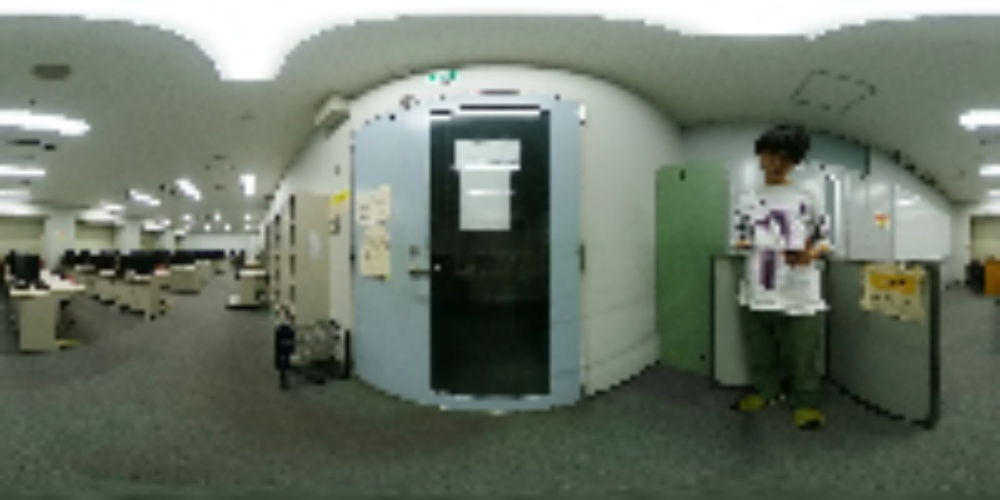
#> input picture sample_equirectangular.jpg, 1000 x 500 px, shrunk from 1920 x 960 before the run
$ python main.py --input sample_equirectangular.jpg --output out.png
#> lines starting #> are read from the running program, lines starting #| are printed output that depends on the picture
import cv2
import numpy as np


def get_rotation_rodrigues(n: np.ndarray, theta: float) -> np.ndarray:
    """
    与えられた単位ベクトルnと角度thetaに基づいて、ロドリゲスの回転公式を使用して回転行列を計算する。
    引数:
        n: 単位ベクトル (numpy.ndarray, shape=(3,))
        theta: 回転角度 [ラジアン]
    戻り値:
        R: 3x3 の回転行列 (numpy.ndarray)
    """
    assert n.shape == (3,), "n must be a 3D vector"

    cos_theta = np.cos(theta)
    sin_theta = np.sin(theta)
    a = 1 - cos_theta
    R = np.array(
        [
            [
                n[0] * n[0] * a + cos_theta,
                n[0] * n[1] * a - n[2] * sin_theta,
                n[0] * n[2] * a + n[1] * sin_theta,
            ],
            [
                n[0] * n[1] * a + n[2] * sin_theta,
                n[1] * n[1] * a + cos_theta,
                n[1] * n[2] * a - n[0] * sin_theta,
            ],
            [
                n[0] * n[2] * a - n[1] * sin_theta,
                n[1] * n[2] * a + n[0] * sin_theta,
                n[2] * n[2] * a + cos_theta,
            ],
        ]
    )
    return R


def get_rotation_matrix(yaw: float, pitch: float, roll: float) -> np.ndarray:
    """
    与えられたヨー（y軸）、ピッチ（x軸）、ロール（z軸）の順に右手系で回転する回転行列を返す。

    引数:
        yaw: ヨー角（y軸周りの回転） [ラジアン]
        pitch: ピッチ角（x軸周りの回転） [ラジアン]
        roll: ロール角（z軸周りの回転） [ラジアン]

    戻り値:
        R: 3x3 の回転行列（numpy.ndarray）
    """

    # ヨー: y軸周り
    Ry = np.array([[np.cos(yaw), 0, np.sin(yaw)], [0, 1, 0], [-np.sin(yaw), 0, np.cos(yaw)]])

    # ピッチ: y軸周りに回転後のx軸周り
    xdir = Ry @ np.array([1, 0, 0])
    Rx = get_rotation_rodrigues(xdir, pitch)  # ピッチ: x軸周りの回転行列

    # ロール: x軸周りに回転後のz軸周り
    Rxy = Rx @ Ry  # ヨーとピッチを適用した後の回転行列
    zdir = Rxy @ np.array([0, 0, 1])
    Rz = get_rotation_rodrigues(zdir, roll)  # ロール: z軸周りの回転行列

    R = Rz @ Rxy
    return R


def calc_warp_map(
    eq_size: tuple[int, int],
    pe_size: tuple[int, int],
    v_fov_deg: float,
    yaw_deg: float,
    pitch_deg: float,
    roll_deg: float,
) -> tuple[np.ndarray, np.ndarray]:
    """
    equirectangular画像を透視投影画像に変換するためのワープマップを計算する。

    引数:
        eq_size: equirectangular画像のサイズ (幅, 高さ)
        pe_size: 透視投影画像のサイズ (幅, 高さ)
        v_fov_deg: 垂直方向の画角 [度]
        yaw_deg: ヨー角 [度]
        pitch_deg: ピッチ角 [度]
        roll_deg: ロール角 [度]

    戻り値:
        mapx: x座標のワープマップ
        mapy: y座標のワープマップ
    """

    assert len(eq_size) == 2, "eq_size must be a tuple of (height, width)"
    assert len(pe_size) == 2, "pe_size must be a tuple of (height, width)"
    assert 0 < v_fov_deg < 180, "v_fov_deg must be between 0 and 180 degrees"

    w_eq, h_eq = eq_size
    w_pe, h_pe = pe_size

    # 透視投影画像のカメラ座標から正距円筒図法画像のカメラ座標への回転行列を計算
    R_ep = get_rotation_matrix(np.deg2rad(yaw_deg), np.deg2rad(pitch_deg), np.deg2rad(roll_deg))

    # 垂直方向のスケールを計算
    fov_scale = np.tan(np.deg2rad(v_fov_deg) / 2) / (h_pe / 2)

    # 透視投影画像のX座標の範囲
    x_p_range = np.arange(-w_pe / 2, w_pe / 2)
    # 透視投影画像のY座標の範囲
    y_p_range = np.arange(-h_pe / 2, h_pe / 2)
    # 透視投影画像のX座標とY座標のメッシュグリッド
    x_p_mesh, y_p_mesh = np.meshgrid(x_p_range, y_p_range)
    x_p_mesh = x_p_mesh.reshape(-1, 1)
    y_p_mesh = y_p_mesh.reshape(-1, 1)
    # 透視投影画像の各座標(画像中心が原点)
    xy_p = np.concatenate([x_p_mesh, y_p_mesh], axis=1)
    # 透視投影画像の各座標を3次元座標に変換
    xyz_p = (
        np.array([0, 0, 1])
        + xy_p[:, 0:1] * np.array([fov_scale, 0, 0])
        + xy_p[:, 1:2] * np.array([0, fov_scale, 0])
    )

    # 透視投影画像の各点を正距円筒座標に変換
    xyz_e = (R_ep @ xyz_p.T).T

    # 方位角
    azimuth_e = np.arctan2(xyz_e[:, 0], xyz_e[:, 2])
    # 仰俯角
    elevation_e = np.arctan2(xyz_e[:, 1], np.sqrt(xyz_e[:, 0] ** 2 + xyz_e[:, 2] ** 2))
    # 正距円筒座標画像のX座標(画像中心が原点)
    x_e = azimuth_e * (w_eq / (2 * np.pi))
    # 正距円筒座標画像のY座標(画像中心が原点)
    y_e = elevation_e * (h_eq / np.pi)
    # 正距円筒座標画像のU座標(画像左上が原点)に変換
    mapx = (x_e + w_eq / 2).reshape(h_pe, w_pe)
    # 正距円筒座標画像のV座標(画像左上が原点)に変換
    mapy = (y_e + h_eq / 2).reshape(h_pe, w_pe)

    return mapx.astype(np.float32), mapy.astype(np.float32)


if __name__ == "__main__":
    import argparse

    parser = argparse.ArgumentParser()
    parser.add_argument("--input", type=str, required=True)
    parser.add_argument("--output", type=str, required=True)
    parser.add_argument(
        "--output_size",
        type=int,
        nargs=2,
        default=(500, 500),
        help="Output image size (width, height)",
    )
    parser.add_argument(
        "--v_fov_deg",
        type=float,
        default=120,
        help="Vertical field of view in degrees",
    )
    parser.add_argument(
        "--yaw_deg",
        type=float,
        default=0,
        help="Yaw angle in degrees (rotation around y-axis)",
    )
    parser.add_argument(
        "--pitch_deg",
        type=float,
        default=0,
        help="Pitch angle in degrees (rotation around x-axis)",
    )
    parser.add_argument(
        "--roll_deg",
        type=float,
        default=0,
        help="Roll angle in degrees (rotation around z-axis)",
    )
    parser.add_argument("--show", action="store_true", help="Show the output image")
    args = parser.parse_args()

    eq_img = cv2.imread(args.input)
#> eq_img is the input picture: shape (500, 1000, 3); mean B, G, R 103.6, 117.2, 107.1
    assert eq_img is not None, f"Failed to read image from {args.input}"
    assert eq_img.shape[0] * 2 == eq_img.shape[1], "Input image must be equirectangular (H x 2H)"

    mapx, mapy = calc_warp_map(
        eq_size=(eq_img.shape[1], eq_img.shape[0]),
        pe_size=(args.output_size[0], args.output_size[1]),
        v_fov_deg=args.v_fov_deg,
        yaw_deg=args.yaw_deg,
        pitch_deg=args.pitch_deg,
        roll_deg=args.roll_deg,
    )
    pe_img = cv2.remap(
        eq_img,
        mapx,
        mapy,
        cv2.INTER_LINEAR,
        borderMode=cv2.BORDER_REPLICATE,
    )
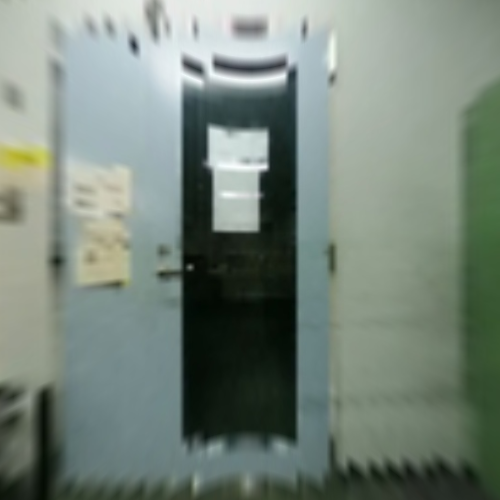
#> pe_img: shape (500, 500, 3); mean B, G, R 122, 132.3, 118.7

    if args.show:
        cv2.imshow("warped image", pe_img)
        cv2.waitKey(0)
    cv2.imwrite(args.output, pe_img)
    print(f"Output saved to {args.output}")
